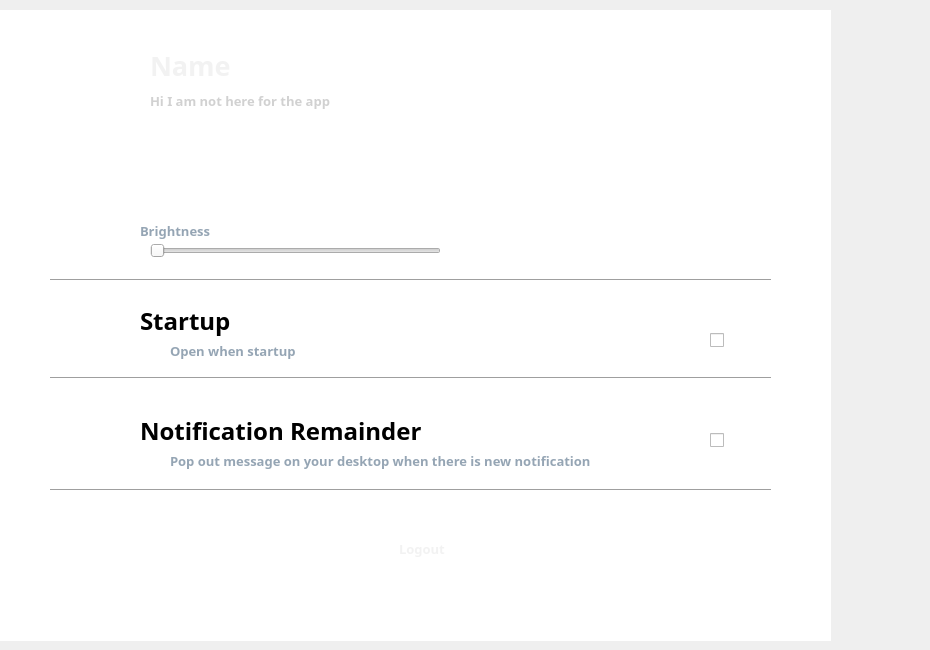
        <widget class="QWidget" name="setting_user">
         <widget class="QLabel" name="caption_4">
          <property name="geometry">
           <rect>
            <x>150</x>
            <y>90</y>
            <width>511</width>
            <height>21</height>
           </rect>
          </property>
          <property name="font">
           <font>
            <family>Bahnschrift SemiBold</family>
            <pointsize>10</pointsize>
            <weight>75</weight>
            <bold>true</bold>
           </font>
          </property>
          <property name="styleSheet">
           <string notr="true">color: rgb(209, 209, 209);</string>
          </property>
          <property name="text">
           <string>Hi I am not here for the app</string>
          </property>
         </widget>
         <widget class="QPushButton" name="otherBtn_3">
          <property name="geometry">
           <rect>
            <x>740</x>
            <y>50</y>
            <width>51</width>
            <height>51</height>
           </rect>
          </property>
          <property name="text">
           <string/>
          </property>
          <property name="icon">
           <iconset resource="images_and_icons/SignInRegPage.qrc">
            <normaloff>:/User/User/menu.png</normaloff>:/User/User/menu.png</iconset>
          </property>
          <property name="iconSize">
           <size>
            <width>40</width>
            <height>40</height>
           </size>
          </property>
          <property name="flat">
           <bool>true</bool>
          </property>
         </widget>
         <widget class="QLabel" name="background_9">
          <property name="geometry">
           <rect>
            <x>-10</x>
            <y>10</y>
            <width>841</width>
            <height>631</height>
           </rect>
          </property>
          <property name="styleSheet">
           <string notr="true">background-color: rgb(255, 255, 255);</string>
          </property>
          <property name="text">
           <string/>
          </property>
         </widget>
         <widget class="QLabel" name="name_5">
          <property name="geometry">
           <rect>
            <x>150</x>
            <y>40</y>
            <width>501</width>
            <height>51</height>
           </rect>
          </property>
          <property name="font">
           <font>
            <family>Bahnschrift SemiBold</family>
            <pointsize>20</pointsize>
            <weight>75</weight>
            <bold>true</bold>
           </font>
          </property>
          <property name="styleSheet">
           <string notr="true">color: rgb(242, 242, 242);</string>
          </property>
          <property name="text">
           <string>Name</string>
          </property>
         </widget>
         <widget class="QLabel" name="Style_9">
          <property name="geometry">
           <rect>
            <x>-60</x>
            <y>-30</y>
            <width>921</width>
            <height>261</height>
           </rect>
          </property>
          <property name="text">
           <string>&lt;html&gt;&lt;head/&gt;&lt;body&gt;&lt;p&gt;&lt;img src=&quot;:/User/User/Style1.png&quot;width=&quot;1000&quot; height=&quot;200&quot;/&gt;&lt;/p&gt;&lt;/body&gt;&lt;/html&gt;</string>
          </property>
         </widget>
         <widget class="QLabel" name="avatar_4">
          <property name="geometry">
           <rect>
            <x>10</x>
            <y>20</y>
            <width>131</width>
            <height>131</height>
           </rect>
          </property>
          <property name="text">
           <string>&lt;html&gt;&lt;head/&gt;&lt;body&gt;&lt;p&gt;&lt;img src=&quot;:/User/User/Avatar.png&quot; height=&quot;130&quot; weight=&quot;130&quot;/&gt;&lt;/p&gt;&lt;/body&gt;&lt;/html&gt;</string>
          </property>
         </widget>
         <widget class="Line" name="line_14">
          <property name="geometry">
           <rect>
            <x>50</x>
            <y>270</y>
            <width>721</width>
            <height>20</height>
           </rect>
          </property>
          <property name="styleSheet">
           <string notr="true">color: rgb(167, 165, 165);</string>
          </property>
          <property name="orientation">
           <enum>Qt::Horizontal</enum>
          </property>
         </widget>
         <widget class="Line" name="line_15">
          <property name="geometry">
           <rect>
            <x>50</x>
            <y>368</y>
            <width>721</width>
            <height>20</height>
           </rect>
          </property>
          <property name="styleSheet">
           <string notr="true">color: rgb(167, 165, 165);</string>
          </property>
          <property name="orientation">
           <enum>Qt::Horizontal</enum>
          </property>
         </widget>
         <widget class="Line" name="line_16">
          <property name="geometry">
           <rect>
            <x>50</x>
            <y>480</y>
            <width>721</width>
            <height>20</height>
           </rect>
          </property>
          <property name="styleSheet">
           <string notr="true">color: rgb(167, 165, 165);</string>
          </property>
          <property name="orientation">
           <enum>Qt::Horizontal</enum>
          </property>
         </widget>
         <widget class="QLabel" name="brightLogo">
          <property name="geometry">
           <rect>
            <x>60</x>
            <y>210</y>
            <width>61</width>
            <height>71</height>
           </rect>
          </property>
          <property name="text">
           <string>&lt;html&gt;&lt;head/&gt;&lt;body&gt;&lt;p&gt;&lt;img src=&quot;:/User/User/sun.png&quot; width=&quot;60&quot;/&gt;&lt;/p&gt;&lt;/body&gt;&lt;/html&gt;</string>
          </property>
         </widget>
         <widget class="QLabel" name="startupLogo">
          <property name="geometry">
           <rect>
            <x>60</x>
            <y>310</y>
            <width>61</width>
            <height>71</height>
           </rect>
          </property>
          <property name="text">
           <string>&lt;html&gt;&lt;head/&gt;&lt;body&gt;&lt;p&gt;&lt;img src=&quot;:/User/User/windows.png&quot; width=&quot;60&quot;/&gt;&lt;/p&gt;&lt;/body&gt;&lt;/html&gt;</string>
          </property>
         </widget>
         <widget class="QLabel" name="NotifSetLogo">
          <property name="geometry">
           <rect>
            <x>60</x>
            <y>410</y>
            <width>61</width>
            <height>71</height>
           </rect>
          </property>
          <property name="text">
           <string>&lt;html&gt;&lt;head/&gt;&lt;body&gt;&lt;p&gt;&lt;img src=&quot;:/User/User/notifications  black.png&quot; width=&quot;60&quot;/&gt;&lt;/p&gt;&lt;/body&gt;&lt;/html&gt;</string>
          </property>
         </widget>
         <widget class="QLabel" name="brightTitle">
          <property name="geometry">
           <rect>
            <x>140</x>
            <y>220</y>
            <width>111</width>
            <height>21</height>
           </rect>
          </property>
          <property name="font">
           <font>
            <family>Bahnschrift SemiBold</family>
            <pointsize>10</pointsize>
            <weight>75</weight>
            <bold>true</bold>
           </font>
          </property>
          <property name="styleSheet">
           <string notr="true">color: rgb(149, 165, 180);</string>
          </property>
          <property name="text">
           <string>Brightness</string>
          </property>
         </widget>
         <widget class="QLabel" name="startupTitle">
          <property name="geometry">
           <rect>
            <x>140</x>
            <y>300</y>
            <width>201</width>
            <height>41</height>
           </rect>
          </property>
          <property name="font">
           <font>
            <family>Bahnschrift SemiBold</family>
            <pointsize>18</pointsize>
            <weight>75</weight>
            <bold>true</bold>
           </font>
          </property>
          <property name="styleSheet">
           <string notr="true"/>
          </property>
          <property name="text">
           <string>Startup</string>
          </property>
         </widget>
         <widget class="QLabel" name="startupCaption">
          <property name="geometry">
           <rect>
            <x>170</x>
            <y>340</y>
            <width>151</width>
            <height>21</height>
           </rect>
          </property>
          <property name="font">
           <font>
            <family>Bahnschrift SemiBold</family>
            <pointsize>10</pointsize>
            <weight>75</weight>
            <bold>true</bold>
           </font>
          </property>
          <property name="styleSheet">
           <string notr="true">color: rgb(149, 165, 180);</string>
          </property>
          <property name="text">
           <string>Open when startup</string>
          </property>
         </widget>
         <widget class="QLabel" name="noticeTitle">
          <property name="geometry">
           <rect>
            <x>140</x>
            <y>410</y>
            <width>331</width>
            <height>41</height>
           </rect>
          </property>
          <property name="font">
           <font>
            <family>Bahnschrift SemiBold</family>
            <pointsize>18</pointsize>
            <weight>75</weight>
            <bold>true</bold>
           </font>
          </property>
          <property name="styleSheet">
           <string notr="true"/>
          </property>
          <property name="text">
           <string>Notification Remainder</string>
          </property>
         </widget>
         <widget class="QLabel" name="noticeCaption">
          <property name="geometry">
           <rect>
            <x>170</x>
            <y>450</y>
            <width>491</width>
            <height>21</height>
           </rect>
          </property>
          <property name="font">
           <font>
            <family>Bahnschrift SemiBold</family>
            <pointsize>10</pointsize>
            <weight>75</weight>
            <bold>true</bold>
           </font>
          </property>
          <property name="styleSheet">
           <string notr="true">color: rgb(149, 165, 180);</string>
          </property>
          <property name="text">
           <string>Pop out message on your desktop when there is new notification</string>
          </property>
         </widget>
         <widget class="QCheckBox" name="startupcheckBox">
          <property name="geometry">
           <rect>
            <x>710</x>
            <y>330</y>
            <width>81</width>
            <height>20</height>
           </rect>
          </property>
          <property name="text">
           <string/>
          </property>
         </widget>
         <widget class="QCheckBox" name="noticecheckBox">
          <property name="geometry">
           <rect>
            <x>710</x>
            <y>430</y>
            <width>81</width>
            <height>20</height>
           </rect>
          </property>
          <property name="text">
           <string/>
          </property>
         </widget>
         <widget class="QSlider" name="brightnessSlider">
          <property name="geometry">
           <rect>
            <x>150</x>
            <y>240</y>
            <width>291</width>
            <height>22</height>
           </rect>
          </property>
          <property name="orientation">
           <enum>Qt::Horizontal</enum>
          </property>
          <property name="tickPosition">
           <enum>QSlider::NoTicks</enum>
          </property>
         </widget>
         <widget class="QPushButton" name="logoutBtn">
          <property name="geometry">
           <rect>
            <x>270</x>
            <y>520</y>
            <width>271</width>
            <height>61</height>
           </rect>
          </property>
          <property name="text">
           <string/>
          </property>
          <property name="icon">
           <iconset resource="images_and_icons/SignInRegPage.qrc">
            <normaloff>:/User/User/btn2.png</normaloff>:/User/User/btn2.png</iconset>
          </property>
          <property name="iconSize">
           <size>
            <width>250</width>
            <height>300</height>
           </size>
          </property>
          <property name="flat">
           <bool>true</bool>
          </property>
         </widget>
         <widget class="QLabel" name="logoutTitle">
          <property name="geometry">
           <rect>
            <x>399</x>
            <y>538</y>
            <width>91</width>
            <height>21</height>
           </rect>
          </property>
          <property name="font">
           <font>
            <family>Bahnschrift SemiBold</family>
            <pointsize>10</pointsize>
            <weight>75</weight>
            <bold>true</bold>
           </font>
          </property>
          <property name="styleSheet">
           <string notr="true">color: rgb(242, 242, 242);</string>
          </property>
          <property name="text">
           <string>Logout</string>
          </property>
         </widget>
         <widget class="QLabel" name="label_6">
          <property name="geometry">
           <rect>
            <x>350</x>
            <y>530</y>
            <width>41</width>
            <height>41</height>
           </rect>
          </property>
          <property name="text">
           <string>&lt;html&gt;&lt;head/&gt;&lt;body&gt;&lt;p&gt;&lt;img src=&quot;:/User/User/logout.png&quot; width=&quot;35&quot;/&gt;&lt;/p&gt;&lt;/body&gt;&lt;/html&gt;</string>
          </property>
         </widget>
         <zorder>background_9</zorder>
         <zorder>Style_9</zorder>
         <zorder>avatar_4</zorder>
         <zorder>caption_4</zorder>
         <zorder>name_5</zorder>
         <zorder>otherBtn_3</zorder>
         <zorder>line_14</zorder>
         <zorder>line_15</zorder>
         <zorder>line_16</zorder>
         <zorder>brightLogo</zorder>
         <zorder>startupLogo</zorder>
         <zorder>NotifSetLogo</zorder>
         <zorder>brightTitle</zorder>
         <zorder>startupTitle</zorder>
         <zorder>startupCaption</zorder>
         <zorder>noticeTitle</zorder>
         <zorder>noticeCaption</zorder>
         <zorder>startupcheckBox</zorder>
         <zorder>noticecheckBox</zorder>
         <zorder>brightnessSlider</zorder>
         <zorder>logoutBtn</zorder>
         <zorder>logoutTitle</zorder>
         <zorder>label_6</zorder>
        </widget>
